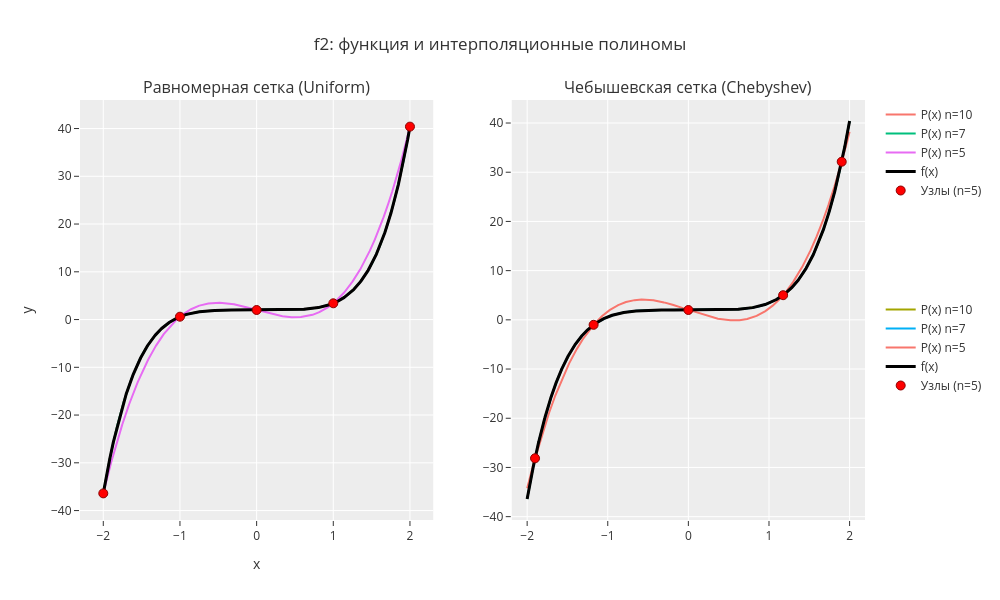

The notebook cell saved with this chart:
### Code cell
plot_interpolation(dir, "f2", f2, nodes_list)

### Figure 1 — Plotly figure (JSON) as saved in the notebook; plotly's stock layout.template omitted (floating-point values rounded to 4 significant figures; data arrays with more than 128 entries replaced by an {"elided": "..."} marker saying what was removed)
{"data": [{"legendgroup": "uniform", "line": {"width": 2}, "mode": "lines", "name": "P(x) n=10", "type": "scatter", "x": {"elided": "10000 float values"}, "xaxis": "x", "y": {"elided": "10000 float values"}, "yaxis": "y"}, {"legendgroup": "cheb", "line": {"width": 2}, "mode": "lines", "name": "P(x) n=10", "type": "scatter", "x": {"elided": "10000 float values"}, "xaxis": "x2", "y": {"elided": "10000 float values"}, "yaxis": "y2"}, {"legendgroup": "uniform", "line": {"width": 2}, "mode": "lines", "name": "P(x) n=7", "type": "scatter", "x": {"elided": "10000 float values"}, "xaxis": "x", "y": {"elided": "10000 float values"}, "yaxis": "y"}, {"legendgroup": "cheb", "line": {"width": 2}, "mode": "lines", "name": "P(x) n=7", "type": "scatter", "x": {"elided": "10000 float values"}, "xaxis": "x2", "y": {"elided": "10000 float values"}, "yaxis": "y2"}, {"legendgroup": "uniform", "line": {"width": 2}, "mode": "lines", "name": "P(x) n=5", "type": "scatter", "x": {"elided": "10000 float values"}, "xaxis": "x", "y": {"elided": "10000 float values"}, "yaxis": "y"}, {"legendgroup": "cheb", "line": {"width": 2}, "mode": "lines", "name": "P(x) n=5", "type": "scatter", "x": {"elided": "10000 float values"}, "xaxis": "x2", "y": {"elided": "10000 float values"}, "yaxis": "y2"}, {"legendgroup": "uniform", "line": {"color": "black", "width": 3}, "mode": "lines", "name": "f(x)", "type": "scatter", "x": {"elided": "10000 float values"}, "xaxis": "x", "y": {"elided": "10000 float values"}, "yaxis": "y"}, {"legendgroup": "cheb", "line": {"color": "black", "width": 3}, "mode": "lines", "name": "f(x)", "type": "scatter", "x": {"elided": "10000 float values"}, "xaxis": "x2", "y": {"elided": "10000 float values"}, "yaxis": "y2"}, {"legendgroup": "uniform", "marker": {"color": "red", "line": {"color": "darkred", "width": 1}, "size": 9}, "mode": "markers", "name": "Узлы (n=5)", "type": "scatter", "x": [-2.0, -1.0, 0.0, 1.0, 2.0], "xaxis": "x", "y": [-36.4, 0.6, 2.0, 3.4, 40.4], "yaxis": "y"}, {"legendgroup": "cheb", "marker": {"color": "red", "line": {"color": "darkred", "width": 1}, "size": 9}, "mode": "markers", "name": "Узлы (n=5)", "type": "scatter", "x": [-1.902, -1.176, -1.225e-16, 1.176, 1.902], "xaxis": "x2", "y": [-28.14, -1.009, 2.0, 5.009, 32.14], "yaxis": "y2"}], "layout": {"annotations": [{"font": {"size": 16}, "showarrow": false, "text": "Равномерная сетка (Uniform)", "x": 0.225, "xanchor": "center", "xref": "paper", "y": 1, "yanchor": "bottom", "yref": "paper"}, {"font": {"size": 16}, "showarrow": false, "text": "Чебышевская сетка (Chebyshev)", "x": 0.775, "xanchor": "center", "xref": "paper", "y": 1, "yanchor": "bottom", "yref": "paper"}], "height": 600, "hovermode": "x unified", "legend": {"tracegroupgap": 100}, "title": {"text": "f2: функция и интерполяционные полиномы"}, "width": 1000, "xaxis": {"anchor": "y", "domain": [0, 0.45], "title": {"text": "x"}}, "xaxis2": {"anchor": "y2", "domain": [0.55, 1]}, "yaxis": {"anchor": "x", "domain": [0, 1], "title": {"text": "y"}}, "yaxis2": {"anchor": "x2", "domain": [0, 1]}}}
